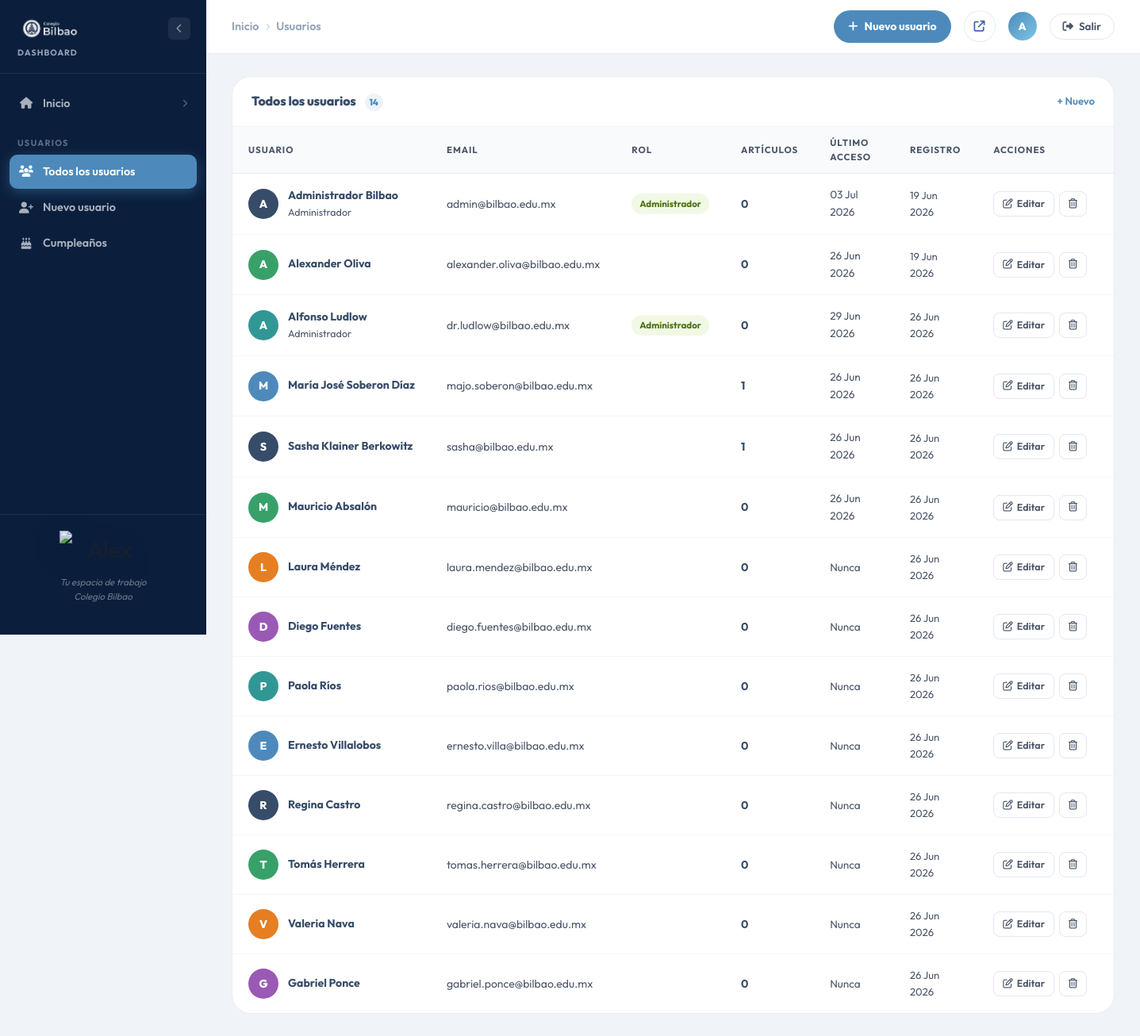
Page /dashboard/usuarios (signed in) on the earlier database version.
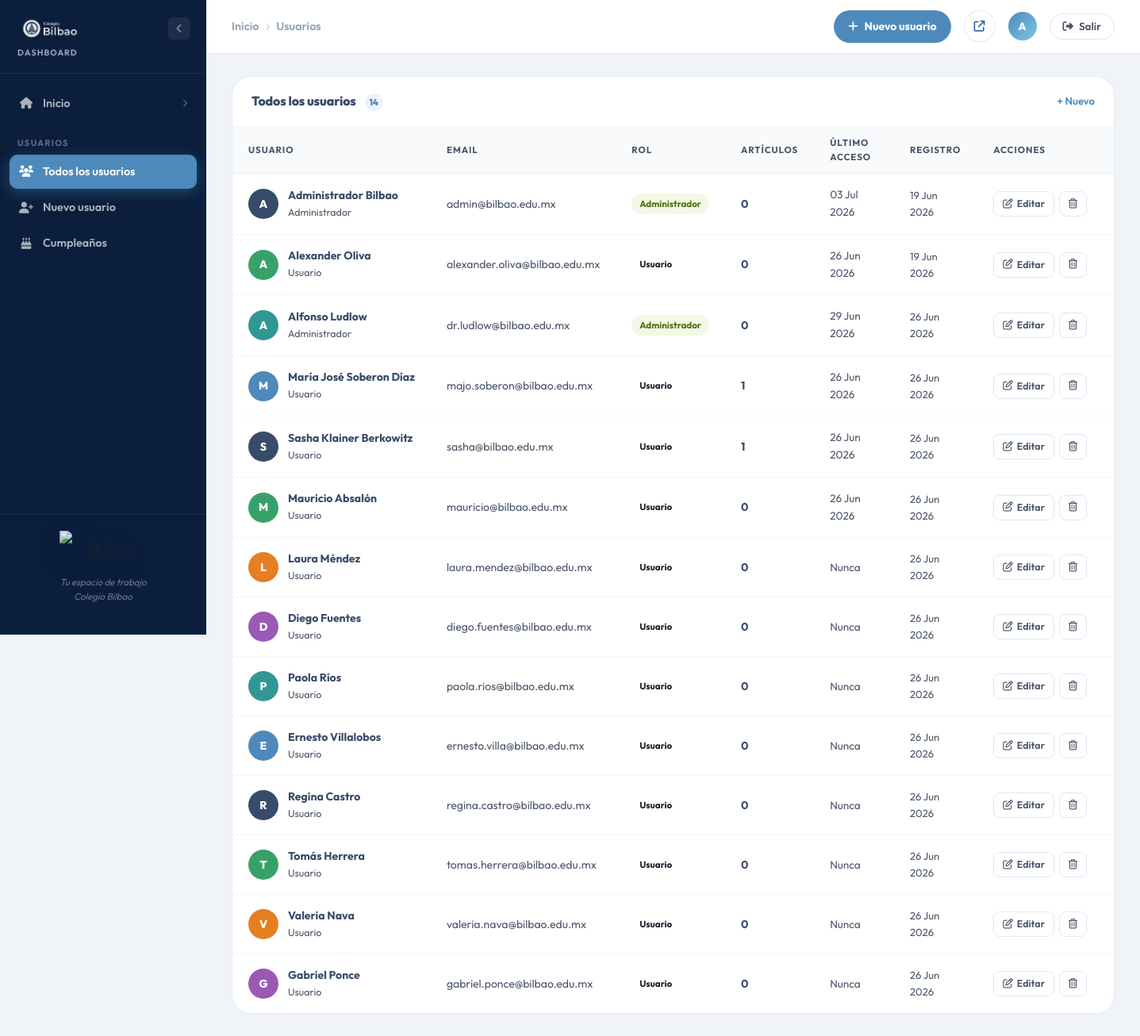
Same page on the later database version.
### tables this page shows
CREATE TABLE usuarios (
    id               INT UNSIGNED  NOT NULL AUTO_INCREMENT,
    nombre           VARCHAR(120)  NOT NULL,
    email            VARCHAR(180)  NOT NULL,
    password         VARCHAR(255)  NOT NULL,
    rol              ENUM('administrador','usuario') NOT NULL DEFAULT 'usuario',
    modulos          VARCHAR(255)  NULL,           
    fecha_nacimiento DATE          NULL,           
    avatar           VARCHAR(255)  NULL,
    ultimo_acceso    DATETIME      NULL,
    creado_en        TIMESTAMP     NOT NULL DEFAULT CURRENT_TIMESTAMP,
    PRIMARY KEY (id),
    UNIQUE KEY uq_email (email)
);

### views/blog/usuarios/index.php (the view, shortened to what the rows shown need)
<?php
$avatarColors = ['#4D8ABB', '#374C69', '#38A169', '#E67E22', '#9B59B6', '#319795'];
function formatAcceso(?string $fecha): string {
    if (!$fecha) return 'Nunca';
    $ts   = strtotime($fecha);
    $hoy  = strtotime('today');
    $ayer = strtotime('yesterday');
    return date('d M Y', $ts);
}
function rolBadgeClass(string $rol): string {
    return match($rol) {
        'administrador' => 'admin-badge--published',
        'editor'        => 'admin-badge--scheduled',
        default         => '',
    };
}
?>
<div class="admin-layout">
    <div class="admin-main">
        <main class="admin-content">
            <div class="admin-panel">
                <div class="admin-panel__header">
                    <h2 class="admin-panel__title">
                        Todos los usuarios
                        <span class="admin-panel__count"><?= count($usuarios ?? []) ?></span>
                    </h2>
                </div>
                <?php if (empty($usuarios)): ?>
                <div class="admin-empty-state">
                    <img src="/build/assets/img/alex/alex-volley.png" alt="Alex" class="admin-empty-state__img">
                    <p class="admin-empty-state__text">Aún no hay usuarios registrados.</p>
                    <a href="/dashboard/usuarios/crear" class="admin-btn admin-btn--primary">
                        <i class="fa-solid fa-user-plus"></i> Crear primer usuario
                    </a>
                </div>
                <?php else: ?>
                <div style="overflow-x:auto;">
                    <table class="admin-table">
                        <thead>
                            <tr>
                                <th>Usuario</th>
                                <th>Email</th>
                                <th>Rol</th>
                                <th>Artículos</th>
                                <th>Último acceso</th>
                                <th>Registro</th>
                                <th>Acciones</th>
                            </tr>
                        </thead>
                        <tbody>
                        <?php foreach ($usuarios as $u): ?>
                            <?php
                                $color   = $avatarColors[$u->id % count($avatarColors)];
                                $inicial = strtoupper(mb_substr($u->nombre, 0, 1));
                            ?>
                            <tr>
                                <td>
                                    <div style="display:flex;align-items:center;gap:.75rem;">
                                        <div class="admin-topbar__avatar" style="width:38px;height:38px;font-size:.875rem;flex-shrink:0;background:<?= s($color) ?>;">
                                            <?php if ($u->avatar): ?>
                                                <img src="<?= s($u->avatar) ?>" alt="" style="width:100%;height:100%;object-fit:cover;" onerror="this.parentElement.textContent='<?= s($inicial) ?>'">
                                            <?php else: ?>
                                                <?= s($inicial) ?>
                                            <?php endif; ?>
                                        </div>
                                        <div>
                                            <div class="admin-table__title"><?= s($u->nombre) ?></div>
                                            <div class="admin-table__meta"><?= s(ucfirst($u->rol)) ?></div>
                                        </div>
                                    </div>
                                </td>
                                <td style="color:var(--text-gray);font-size:.875rem;"><?= s($u->email) ?></td>
                                <td>
                                    <span class="admin-badge <?= rolBadgeClass($u->rol) ?>">
                                        <?= s(ucfirst($u->rol)) ?>
                                    </span>
                                </td>
                                <td style="font-weight:700;color:var(--col-herencia);"><?= (int)$u->total_articulos ?></td>
                                <td style="font-size:.85rem;color:var(--text-gray);"><?= s(formatAcceso($u->ultimo_acceso)) ?></td>
                                <td style="font-size:.82rem;color:var(--text-gray);">
                                    <?= $u->creado_en ? s(date('d M Y', strtotime($u->creado_en))) : '—' ?>
                                </td>
                                <td>
                                    <?php if (($_SESSION['blog_usuario']['rol'] ?? '') === 'administrador'): ?>
                                    <div class="admin-table__actions">
                                        <a href="/dashboard/usuarios/editar?id=<?= (int)$u->id ?>" class="admin-table__btn">
                                            <i class="fa-regular fa-pen-to-square"></i> Editar
                                        </a>
                                        <button
                                            type="button"
                                            class="admin-table__btn admin-table__btn--danger"
                                            onclick="confirmarEliminar(<?= (int)$u->id ?>, '<?= s(addslashes($u->nombre)) ?>')"
                                            title="Eliminar usuario"
                                        >
                                            <i class="fa-regular fa-trash-can"></i>
                                        </button>
                                    </div>
                                    <?php else: ?>
                                    <span style="font-size:.8rem;color:#94A3B8;">Solo lectura</span>
                                    <?php endif; ?>
                                </td>
                            </tr>
                        <?php endforeach; ?>
                        </tbody>
                    </table>
                </div>
                <?php endif; ?>
            </div>
        </main>
    </div>
</div>

Differences in the rows shown:
changed usuarios "Alexander Oliva": rol (not shown) → "Usuario"
changed usuarios "María José Soberon Díaz": rol (not shown) → "Usuario"
changed usuarios "Sasha Klainer Berkowitz": rol (not shown) → "Usuario"
changed usuarios "Mauricio Absalón": rol (not shown) → "Usuario"
changed usuarios "Laura Méndez": rol (not shown) → "Usuario"
changed usuarios "Diego Fuentes": rol (not shown) → "Usuario"
changed usuarios "Paola Ríos": rol (not shown) → "Usuario"
changed usuarios "Ernesto Villalobos": rol (not shown) → "Usuario"
changed usuarios "Regina Castro": rol (not shown) → "Usuario"
changed usuarios "Tomás Herrera": rol (not shown) → "Usuario"
changed usuarios "Valeria Nava": rol (not shown) → "Usuario"
changed usuarios "Gabriel Ponce": rol (not shown) → "Usuario"
